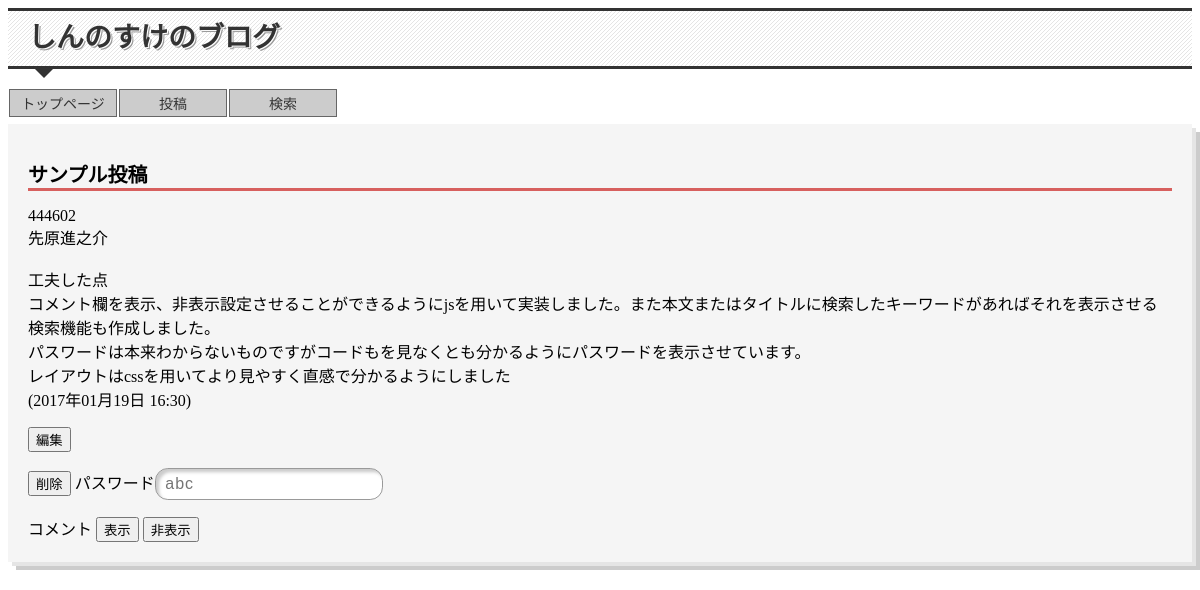
The page / on the database its author committed.
### tables this page shows
CREATE TABLE posts(id integer primary key autoincrement,title text,contents text,date text);

### index.php (the view, shortened to what this page needs)
<html>
<head>
 <link rel="stylesheet" type="text/css" href="stylesheet.css">
</head>
<body>
  <h1 id="midasi">しんのすけのブログ</h1>
  <div id="menu">
    <ul>
      <li><a href="index.php">トップページ</a></li>
      <li><a href="post.php">投稿</a></li>
      <li><a href="search.php">検索</a></li>
      <br>
      <br>
    </ul>
  </div>
  <?php
  try{
    $dbh = new PDO('sqlite:blog.db','','');
    $sth = $dbh->prepare("select * from posts order by id desc");
    $sth->execute();
    while ($row = $sth->fetch()) {
      ?>
      <div class="block">
        <?php
        $time = preg_split("/[\s.:-]+/",$row['date']);
        ?>
        <h3><?php echo $row['title'] ?></h3>
        <p>
         <?php echo nl2br($row['contents']) ?><br>
         (<?php echo $time[0]."年".$time[1]."月". $time[2]."日 ".$time[3].":".$time[4] ?>)
       </p>
       <form action="edit.php" method="post">
         <p>
           <input type="submit" value="編集">
         </p>
       </form>
       <form action="delete.php" method="post">
         <p>
           <input type="submit" value="削除">
           パスワード<input type="password" name="password" size="20" placeholder="abc">
         </p>
       </form>
       コメント
       <input type="button" value="表示" onclick="hyoji(0,'<?php echo $row['id']?>')">
       <input type="button" value="非表示" onclick="hyoji(1,'<?php echo $row['id']?>')">
     </div>
     <br>
     <?php
   }
 }Catch (PDOException $e) {
   print "エラー!: " . $e->getMessage() . "<br/>";
   die();
 }
 ?>
</body>
</html>

### stylesheet.css (style rules this page uses)
.block { position: relative; padding: 20px; z-index: 10; top: 0; left: 0; }
.block:before, .block:after { position: absolute; content: ""; width: 100%; height: 100%; }
.block:before { top: 0; left: 0; z-index: -10; background: #f5f5f5; }
.block:after { top: 4px; left: 4px; z-index: -20; background: rgba(0,0,0,0.1); box-shadow: 4px 4px 0 0 rgba(0,0,0,0.2); -moz-box-shadow: 4px 4px 0 0 rgba(0,0,0,0.2); -webkit-box-shadow: 4px 4px 0 0 rgba(0,0,0,0.2); }
input[type="text"],input[type="password"],textarea { line-height: 1; padding: 0.4em 0.6em; border: 1px solid #999; border-radius: 0.8em; letter-spacing: 1px; box-shadow: inset 0.2em 0.2em 0.2em #ccc; background-color: #fff; font-size: inherit; }
#midasi { position:relative; padding:5px 20px; font:bold 28px/1.6 Arial, Helvetica, sans-serif; color:#333; background:#fff; text-shadow: 1px 1px 0 #fff, 2px 2px 0 #999; border-top:#333 solid 3px; border-bottom:#333 solid 3px; background-image: -webkit-gradient(linear, left top, right bottom, from( rgba(255, 255, 255, 0.0)), color-stop(0.4, rgba(255, 255, 255, 0.0)), color-stop(0.4, rgba(0, 0, 0, 0.1)), color-stop(0.6, rgba(0, 0, 0, 0.1)), color-stop(0.6, rgba(255, 255, 255, 0.0)), to( rgba(255, 255, 255, 0.0)) ); background-image: -webkit-linear-gradient(top -45deg, transparent 40%, rgba(0, 0, 0, 0.1) 40%, rgba(0, 0, 0, 0.1) 60%, transparent 60% ); background-image: -moz-linear-gradient(top -45deg, transparent 40%, rgba(0, 0, 0, 0.1) 40%, rgba(0, 0, 0, 0.1) 60%, transparent 60% ); background-image: -o-linear-gradient(top -45deg, transparent 40%, rgba(0, 0, 0, 0.1) 40%, rgba(0, 0, 0, 0.1) 60%, transparent 60% ); background-image: linear-gradient(to bottom -45deg, transparent 40%, rgba(0, 0, 0, 0.1) 40%, rgba(0, 0, 0, 0.1) 60%, transparent 60% ); background-size:4px 4px; }
#menu ul { margin: 0; padding: 0; list-style: none; }
#menu li { display: inline; padding: 0; margin: 0; float: left; }
#menu li a { display: block; border: 1px solid #666; background-color: #ccc; padding: 3px; text-decoration: none; color: #333; width: 100px; margin: 1px; text-align: center; font-size: 14px; }
.block h3 { border-bottom: 3px solid #d7605e; font-size: 20px; margin-top: 15px; margin-bottom: 10px; }

### rows shown on the page
posts: title "サンプル投稿", contents "444602 先原進之介 工夫した点 コメント欄を表示、非表示設定させることができるようにjsを用いて実装しました。また本文またはタイトルに検索したキーワードがあればそれを表示させる検索機能も作成しました。 パスワードは本来わからないものですがコードもを見なくとも分かるようにパスワードを表示させています。 レイアウトはcssを用いてより見やすく直感で分かるようにしました", date "2017", date "01", date "19", date "16", date "30"
